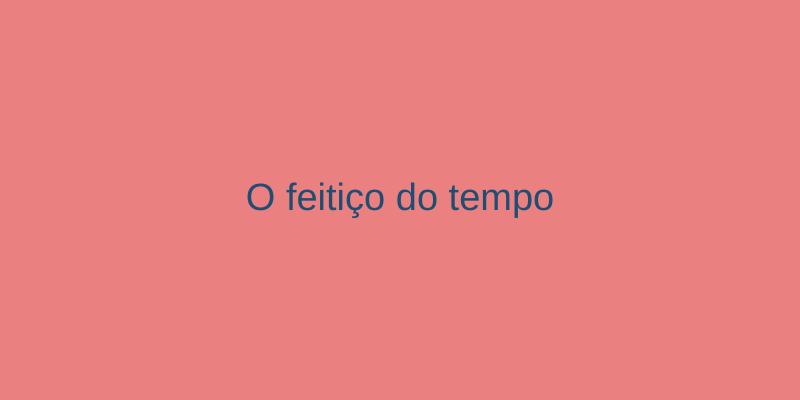
Frame 1 (no input)
Frame 60 (no input): identical to frame 1, image omitted
Frame 120 (the mouse pressed at the canvas centre since frame 60): identical to frame 1, image omitted

The p5.js sketch that drew this single still picture (run headless with seeded random() and noise() and a simulated clock; from frame 60 on, the mouse is pressed at the canvas centre):

// p5.js sketch
// ── sketch.js
// fantasia, aventura, drama

// a viagem de chihiro, LIVRE, fantasia, aventura

// paddington, LIVRE, fantasia, aventura

// as aventuras de pi, 10, drama, fantasia, aventura

// depois da chuva, 10, drama

// guardiões da galáxia, 12, fantasia, aventura

// ladrões de bicicleta, 12, drama

// o menino que descobriu o vento, 14, drama
function setup() {
  createCanvas(800, 400);
  createElement("h2", "Recomendador de filmes");
  createSpan("Sua idade:");
  campoIdade = createInput("5");
  campoFantasia = createCheckbox("Gosta de fantasia?");
  campoAventura = createCheckbox("Gosta de aventura?");
}

// Código omitido

function draw() {
  background("rgb(235,128,128)");
  let idade = campoIdade.value();
  let gostaDeFantasia = campoFantasia.checked();
  let gostaDeAventura = campoAventura.checked();
  
  let recomendacao = geraRecomendacao(idade, gostaDeFantasia, gostaDeAventura);

    fill(color(30, 78, 115))
    textAlign(CENTER, CENTER)
    textSize(38);
    text(recomendacao, width / 2, height / 2);
  
}

// código omitido


function geraRecomendacao(idade, gostaDeFantasia, gostaDeAventura) {

// Trecho de código suprimido

    if(idade >= 10) {
        if(idade >= 14) {
            return "O menino que descobriu o vento";
        } else {
          if(idade >= 12) {
              if(gostaDeFantasia || gostaDeAventura){
                    return "Homen-aranha: no aranhaverso"              
                  } else {                       
                          return "Ladrões de bicicleta"
                          }
                            } else {
                                  if(gostaDeFantasia){
                                    return "As aventuras de Pi";
                                    } else {
                                          return "Depois da chuva";
            }
          }
        }
    } else {
        if(gostaDeFantasia) {
            return "A viagem de Chihiro";
        } else {
            return "O feitiço do tempo";
        }
    }
}

// ── desenvolvimento.js
// fantasia, aventura, drama

// a viagem de chihiro, LIVRE, fantasia, aventura

// paddington, LIVRE, fantasia, aventura

// as aventuras de pi, 10, drama, fantasia, aventura

// depois da chuva, 10, drama

// guardiões da galáxia, 12, fantasia, aventura

// ladrões de bicicleta, 12, drama

// o menino que descobriu o vento, 14, drama

let campoIdade;
let campoFantasia;

function setup() {
    createCanvas(800, 400);
    createSpan("Sua idade?")
    campoIdade = createInput("15");
    campoFantasia = createCheckbox("Gosta de Fantasia ?");
}

// Código omitido


// código omitido

function draw() {
    background("#E73F3F");
    let idade = campoIdade.value();
    let gostaDeFantasia = campoFantasia.checked();
    let recomendacao = geraRecomendacao(idade,
gostaDeFantasia);
    fill(color(30, 78, 115))
    textAlign(CENTER, CENTER)
    textSize(38);
    text(recomendacao, width / 2, height / 2);
  
}

// código omitido



function geraRecomendacao(idade, gostaDeFantasia) {
    if(idade >= 10) {
        if(idade >= 14) {
            return "O menino que descobriu o vento";
        } else {
            if(gostaDeFantasia){
                return "As aventuras de Pi";
            } else {
                return "Depois da chuva";
            }
        }
    } else {
        if(gostaDeFantasia) {
            return "A viagem de Chihiro";
        } else {
            return "O feitiço do tempo";
        }
    }
}
